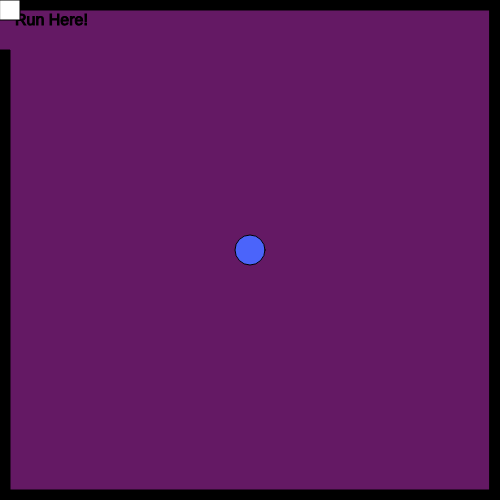
Frame 1 (no input)
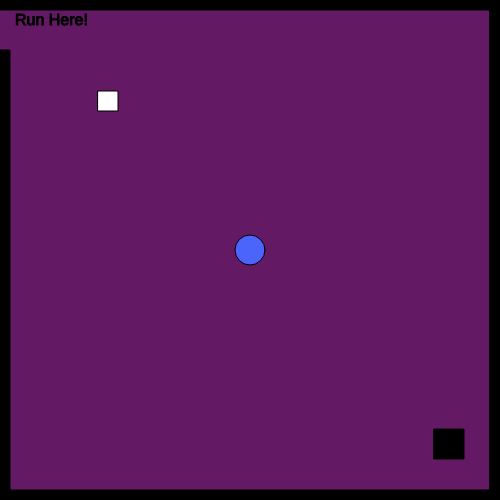
Frame 60 (no input)
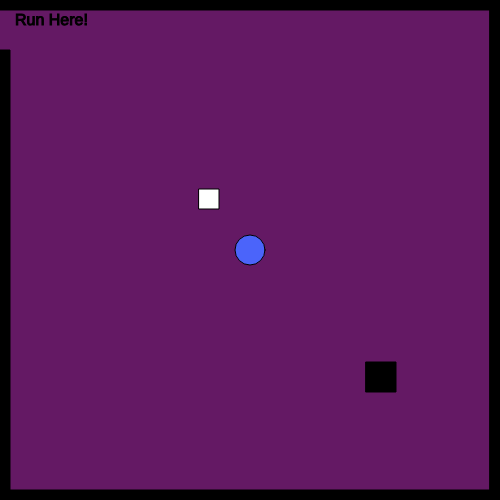
Frame 120 (the mouse pressed at the canvas centre since frame 60)

The p5.js sketch that drew these frames (run headless with seeded random() and noise() and a simulated clock; from frame 60 on, the mouse is pressed at the canvas centre):

// p5.js sketch
// ── sketch.js
// VARIABLES
// character x and y
var heroX = 100;
var heroY = 100;

// letter key code variables
var w = 87; 
var s = 83;
var a = 65;
var d = 68;

// enemy 1 variables
var enemyX = 0;
var enemyY = 0;
var enemyXSpeed;
var enemyYSpeed;

// enemy 2 variables
var enemy2X = 500;
var enemy2Y = 500;
var enemy2XSpeed;
var enemy2YSpeed;

// mouse click shape
var mouseShapeX;
var mouseShapeY;




    // SETUP AND DRAW
function setup()
{
    // call createCanvas(width,height) function
    createCanvas(500, 500);
  
    // call createHero(x,y) function
    createHero(250,250);
}

function draw()
{
    // call createBackground(r,g,b) function
    createBackground(100,25,100);
    
    // call createBorders(thickness) function
    createBorders(10);

    // call createExit(message) function
    createExit("Run Here!");

    // call exitCheck(winMessage) function
    exitCheck("You're Saved!");
  
    // call drawHero(diameter) function
    drawHero(30);
  
    // call heroMovement(distance) function
    heroMovement(3);

    // call enemyOne(size,speed) function
    enemyOne(20, 5);
  
    // call enemyTwo(size,speed) function
    enemyTwo(30, 3);

    // call mouseShape(diameter) function
    mouseShape(5);
}



    // ENVIRONMENT FUNCTIONS
function createBackground(r,g,b)
{
    background(r,g,b);
    stroke(0);
    fill(0);
}

function createBorders(thickness)
{
    // top border
    rect(0,0,width,thickness);
    // left border
    rect(0,50,thickness,height);
    // bottom border
    rect(0, height - thickness,width,thickness);
    // right upper border
    rect(width - thickness,0,thickness,height);
}



      // EXIT FUNCTIONS
function createExit(message)
{
    // exit message
    textSize(16);
    text(message, width - 485,height - 475)
}

function exitCheck(winMessage)
{
    // exit check!
    if((heroX <= 5) && (heroY <= 50))
    {
        fill(0);
        stroke(5);
        textSize(30);
        text(winMessage, width/2 - 100, height/2);
    }
}



      // HERO FUNCTIONS
function createHero(x,y)
{
    // hero x and y
    heroX = x;
    heroY = y;
    console.log(heroX);
}

function drawHero(diameter)
{
    fill(75,100,250);
    circle(heroX,heroY,diameter);
}

function heroMovement(distance)
{
    // handle the keys
    if(keyIsDown(w))
    {
        heroY -= distance;   
    }
    if(keyIsDown(s))
    {
        heroY += distance;   
    }
    if(keyIsDown(a))
    {
        heroX -= distance;   
    }
    if(keyIsDown(d))
    {
        heroX += distance;   
    }
}



      // ENEMY FUNCTIONS
function enemyOne(size, speed)
{
    // draw enemy 1
    fill(255);
    square(enemyX, enemyY, size);
  
    // enemy 1: random starting speed
     enemyXSpeed = Math.floor(Math.random() * (Math.floor(Math.random() * speed)) + 1);
     enemyYSpeed = Math.floor(Math.random() * (Math.floor(Math.random() * speed)) + 1);
  
    // enemy 1: movement
    enemyX += enemyXSpeed;
    enemyY += enemyYSpeed;
  
    // enemy 1: boundary check
    if(enemyX > width)
    {
        enemyX = 0;
    }
    if(enemyX < 0)
    {
        enemyX = width;
    }
    if(enemyY > height)
    {
        enemyY = 0;
    }
    if(enemyY < 0)
    {
        enemyY = height;
    }
}

function enemyTwo(size, speed)
{
    // draw enemy 2
    fill(0)
    square(enemy2X, enemy2Y, size);

    // enemy 2: random starting speed
     enemy2XSpeed = Math.floor(Math.random() * (Math.floor(Math.random() * speed)) + 1);
     enemy2YSpeed = Math.floor(Math.random() * (Math.floor(Math.random() * speed)) + 1);

    // enemy 2: movement
    enemy2X -= enemy2XSpeed;
    enemy2Y -= enemy2YSpeed;
    
    // enemy 2: boundary check
    if(enemy2X > width)
    {
        enemy2X = 500;
    }
    if(enemy2X < 0)
    {
        enemy2X = width;
    }
    if(enemy2Y > height)
    {
        enemy2Y = 500;
    }
    if(enemy2Y < 0)
    {
        enemy2Y = height;
    }
}



      // MOUSE CLICK FUNCTIONS
function mouseShape(diameter)
{
    // create mouse click shape
    fill(0);
    circle(mouseShapeX, mouseShapeY, diameter);
}

function mouseClicked()
{
    mouseShapeX = mouseX;
    mouseShapeY = mouseY;
}



      // RESERVE FUNCTIONS
/*
function keyPressed() 
  {
    if (keyCode === LEFT_ARROW) {
        characterX -= 10;
    } 
    else if (keyCode === RIGHT_ARROW) {
        characterX += 10;
    }
    else if (keyCode === UP_ARROW) {
        characterY -= 10;
    }
    else if (keyCode === DOWN_ARROW) {
        characterY += 10;
    }

  }
*/
